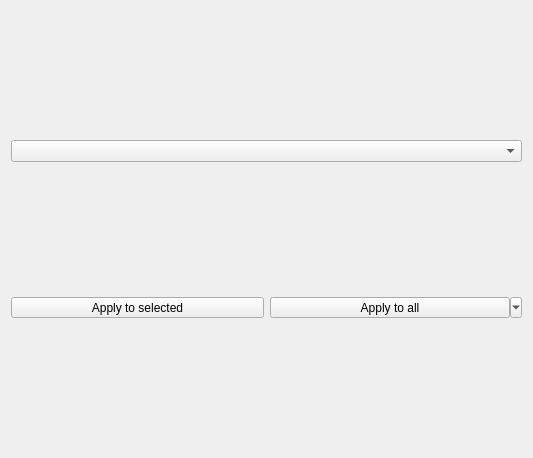
<?xml version="1.0" encoding="UTF-8"?>
<ui version="4.0">
 <class>ActionView</class>
 <widget class="QWidget" name="ActionView">
  <property name="geometry">
   <rect>
    <x>0</x>
    <y>0</y>
    <width>533</width>
    <height>458</height>
   </rect>
  </property>
  <property name="sizePolicy">
   <sizepolicy hsizetype="Minimum" vsizetype="Fixed">
    <horstretch>0</horstretch>
    <verstretch>0</verstretch>
   </sizepolicy>
  </property>
  <property name="windowTitle">
   <string>Form</string>
  </property>
  <layout class="QVBoxLayout" name="verticalLayout">
   <item>
    <widget class="QComboBox" name="cmbActions">
     <property name="sizePolicy">
      <sizepolicy hsizetype="Preferred" vsizetype="Fixed">
       <horstretch>0</horstretch>
       <verstretch>0</verstretch>
      </sizepolicy>
     </property>
    </widget>
   </item>
   <item>
    <layout class="QVBoxLayout" name="actionInfoLayout"/>
   </item>
   <item>
    <layout class="QHBoxLayout" name="horizontalLayout_2">
     <item>
      <widget class="QToolButton" name="btnApply">
       <property name="sizePolicy">
        <sizepolicy hsizetype="Minimum" vsizetype="Fixed">
         <horstretch>0</horstretch>
         <verstretch>0</verstretch>
        </sizepolicy>
       </property>
       <property name="text">
        <string>Apply to selected</string>
       </property>
      </widget>
     </item>
     <item>
      <widget class="QToolButton" name="bntApplyAll">
       <property name="sizePolicy">
        <sizepolicy hsizetype="Minimum" vsizetype="Fixed">
         <horstretch>0</horstretch>
         <verstretch>0</verstretch>
        </sizepolicy>
       </property>
       <property name="text">
        <string>Apply to all</string>
       </property>
       <property name="popupMode">
        <enum>QToolButton::MenuButtonPopup</enum>
       </property>
       <property name="toolButtonStyle">
        <enum>Qt::ToolButtonTextBesideIcon</enum>
       </property>
      </widget>
     </item>
    </layout>
   </item>
  </layout>
 </widget>
 <resources/>
 <connections/>
</ui>
